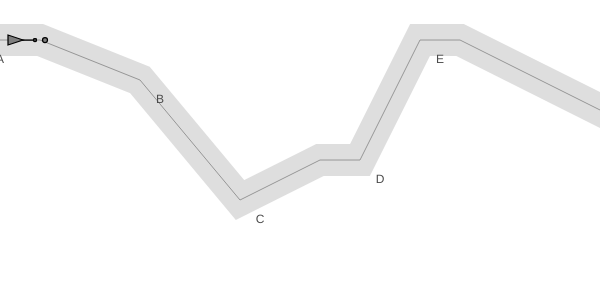
Frame 1 (no input)
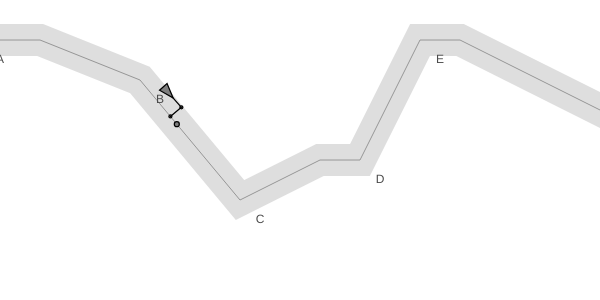
Frame 60 (no input)
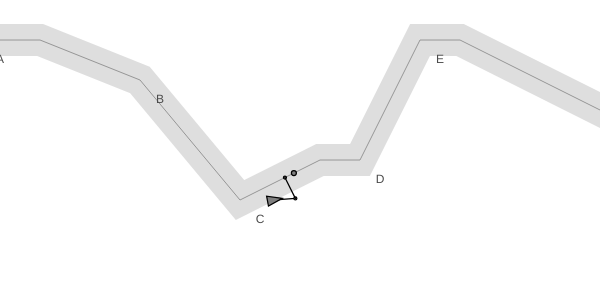
Frame 120 (the mouse pressed at the canvas centre since frame 60)

The p5.js sketch that drew these frames (run headless with seeded random() and noise() and a simulated clock; from frame 60 on, the mouse is pressed at the canvas centre):

// p5.js sketch
// ── sketch.js
// User Global Variables
let width = 600, height = 300;
let canvas; // Reference to p5 canvas object (see 'setup()')
let vehicles = [];


// User-Defined Classes
class Path {
  constructor(radius=16, offset=20) {
    this.radius = radius; // Path's width
    this.offset = offset;
    this.points = []; 
    this.labels = [];
  }
  // Methods
  add_point(x, y, label="") { 
    let point = createVector(x, y);
    this.points.push(point);
    this.labels.push(label);
  }
  show() {
    push(); // Draws thick line (radius)
    noFill();
    stroke(200, 150); 
    strokeWeight(this.radius * 2); // '*2': given both sides
    beginShape();
    for (let i = 0; i < this.points.length; i++) {
      vertex(this.points[i].x, this.points[i].y);
    }
    endShape();
    pop();
  
    push(); // Draws main line (path's center); last so it's on top
    noFill();
    stroke(150);
    strokeWeight(1);
    beginShape(); // Starts recording vertices for shape
    for (let i = 0; i < this.points.length; i++) {
      vertex(this.points[i].x, this.points[i].y); // Gets points' coordinates
    }
    endShape(); 
    pop();
    
    push(); // Draws the labels
    fill(75);
    noStroke();
    textFont("Helvetica",12);
    textStyle(NORMAL); 
    textAlign(CENTER, CENTER);
    for (let i = 0; i < this.labels.length; i++) {
      text(this.labels[i], this.points[i].x + this.offset, this.points[i].y + this.offset);
    }
    pop();
  }
}

class Vehicle {
  constructor(x=0, y=100, side=5) {
    // Motion
    this.position = createVector(x, y);
    this.velocity = createVector(3, 0); 
    this.acceleration = createVector(0, 0);
    this.max_speed = 3; // Max 'this.velocity' magnitude
    this.max_force = 0.2; // Max 'apply_force()' value
    // Object
    this.side = side; // Triangle parameter
    // Path
    this.future = null; // Future position vector
    this.normal = null; // Shortest normal point on the path
    this.min_dist = Infinity; // Initialized with very high value
    this.target = null; // Location we want to steer towards
  }
  // Methods
  follow(path, ahead=25) {
    this.future = this.velocity.copy(); 
    this.future.setMag(ahead); // Predicting 'ahead' frames ahead
    this.future.add(this.position);
    
    // Refreshing attributes
    this.normal = null; 
    this.min_dist = Infinity; 
    this.target = null; 
    
    // Finding the normal to path (from 'future' location) 
    for (let i = 0; i < path.points.length - 1; i++) { // Looping through all path's points
      let start = path.points[i]; // 'start'/'end' points of a line segment
      let end = path.points[i + 1];
      let normal_temp = this.get_normal(this.future, start, end); // Gets normal point on current line segment (still to be evaluated)
      if (normal_temp.x < start.x || normal_temp.x > end.x) { // If 'normal_temp' is not on line segment...
                                                              // Important: only works because path goes from left to right
        normal_temp = end.copy(); // Defaults to most distant point in line segment (with original direction)
      }
      
      let distance = p5.Vector.dist(this.future, normal_temp); // Distance (along the normal) to 'future_position'
      if (distance < this.min_dist) { // If 'distance' is smaller than shortest distance so far...
        this.min_dist = distance; // Updates 'min_dist'
        this.normal = normal_temp; // Updates 'normal_final'
        this.target = normal_temp.copy(); // Updates 'target'
        
        let segment_direction = p5.Vector.sub(end, start); // Direction of current line segment
                                                           // Important: we need it because we want to target a little ahead of 'normal'
        segment_direction.setMag(10); // An oversimplification: should be based on 'min_dist'/velocity
        this.target.add(segment_direction); // Adjusting 'target' to a little ahead
      }
    }
  }
  get_normal(future, start, end) {
    let start_position = p5.Vector.sub(future, start); // Vector pointing from 'start' to 'future'  
    let start_end = p5.Vector.sub(end, start); // Vector pointing from 'start' to 'end'  
    start_end.normalize(); // Unit vector
    start_end.mult(start_position.dot(start_end)); // Scales 'start_position' to projection on 'start_end'
    return p5.Vector.add(start, start_end);
  } 
  seek(target) { // Seeks target's current position 
    let force = p5.Vector.sub(target, this.position); // Direction vector (points from position to target)
    force.normalize(); // Unit vector
    force.mult(this.max_speed); // Scales magnitude
    force.sub(this.velocity); // Force vector (the force needed, with current velocity, to steer into target)
    force.limit(this.max_force); // Limits magnitude
    return force;
  }
  update() {
    this.velocity.add(this.acceleration); // Updates velocity
    this.velocity.limit(this.max_speed); // Limits velocity
    this.position.add(this.velocity); // Updates position
    this.acceleration.mult(0); // Reset acceleration
  }
  apply_force(force) { // Receives a force (mass is not considered in this example)
    this.acceleration.add(force);
  }
  run(path) {
    if (this.min_dist > path.radius && this.target !== null) { // If distance is greater than path's radius, we steer
      let steering_force = this.seek(this.target); 
      this.apply_force(steering_force);
    }
    this.update(); // Updates position/velocity/acceleration
  }
  out_bounds() { // Checks if vehicle is out of canvas
    let is_out = false;
    if (this.position.x < -this.side) { // Left bound
      is_out = true;
    } 
    if (this.position.x > width + this.side) { // Right bound
      is_out = true;
    } 
    if (this.position.y < -this.side) { // Top bound
      is_out = true;
    } 
    if (this.position.y > height + this.side) { // Bottom bound
      is_out = true;
    }
    return is_out;
  }
  show() { // Renaming from 'display' to 'show'
    let angle = this.velocity.heading(); // 'heading()': calculates angle of 2D vector with the positive x-axis (angles increase clockwise)
    fill(127);
    stroke(0);
    strokeWeight(1.25);
    push(); // New style start
    translate(this.position.x, this.position.y);
    rotate(angle);
    triangle(this.side*2, 0, -this.side, -this.side, -this.side, this.side);
    pop(); // New style end
  }
  show_assets() {
    push(); // Draws predicted future location
    fill(127);
    stroke(0);
    strokeWeight(1.25);
    line(this.position.x, this.position.y, this.future.x, this.future.y);
    circle(this.future.x, this.future.y, 3);
    pop();
    
    push(); // Draws normal location and target (red if steering towards it)
    fill(127);
    stroke(0);
    strokeWeight(1.25);
    circle(this.normal.x, this.normal.y, 3);
    line(this.future.x, this.future.y, this.normal.x, this.normal.y);
    circle(this.target.x, this.target.y, 5);
    pop();
  }
}


// User-Defined Functions


// p5 Main
function setup() {
  canvas = createCanvas(width, height); // Canvas reference
  
  path = new Path(); // Instantiating 'Path'
  path.add_point(-20,40, "A"); // Adding points (must be left -> right oriented)
  path.add_point(40,40);
  path.add_point(140,80, "B");
  path.add_point(240,200, "C");
  path.add_point(280,180);
  path.add_point(320,160);
  path.add_point(360,160, "D");
  path.add_point(420,40, "E"); 
  path.add_point(460,40); 
  path.add_point(620,120, "F");
  
  vehicle = new Vehicle(10,40); // Instantiating 'Vehicle'
}

function draw() {
  // Main
  background(255); // Grayscale white
  
  path.show();
  
  vehicle.follow(path); // Finds closest path segment and updates normal-related params
  if (!vehicle.out_bounds()) { // If 'vehicle' is within canvas...
  vehicle.run(path);
  vehicle.show_assets();
  vehicle.show();
  }
}
